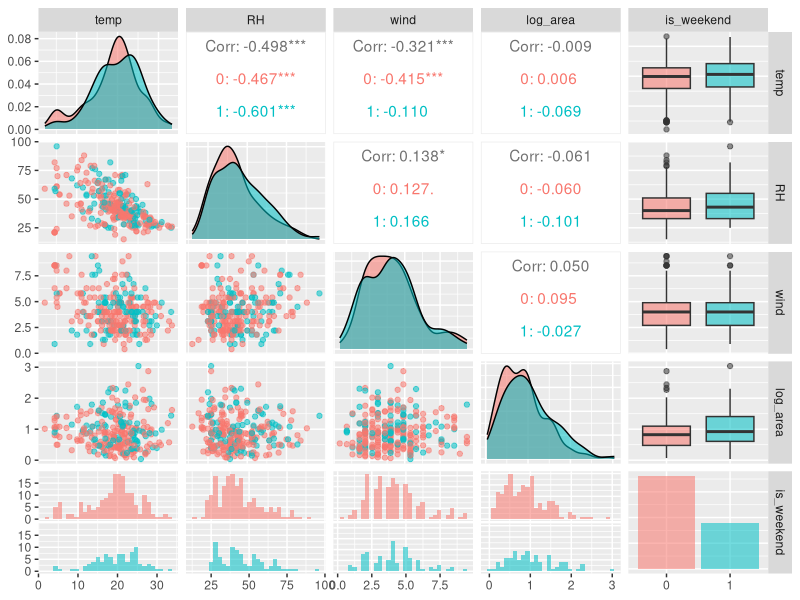
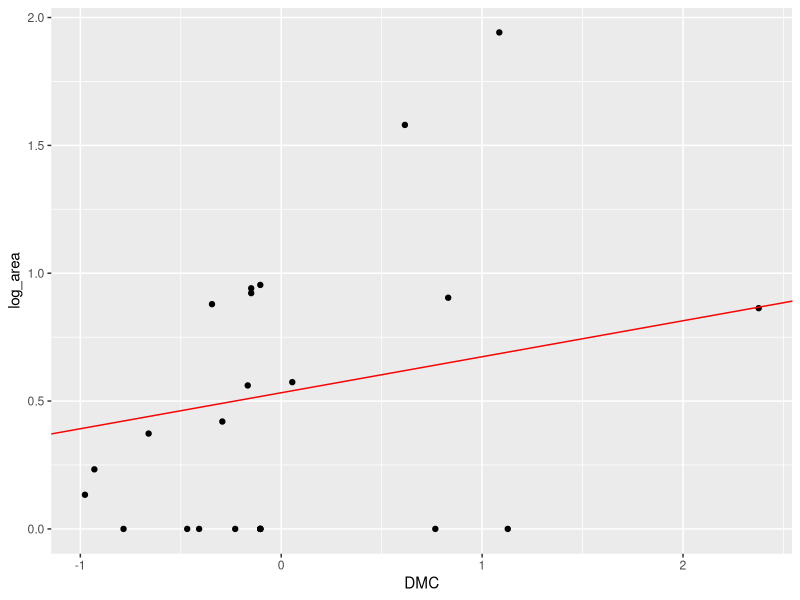
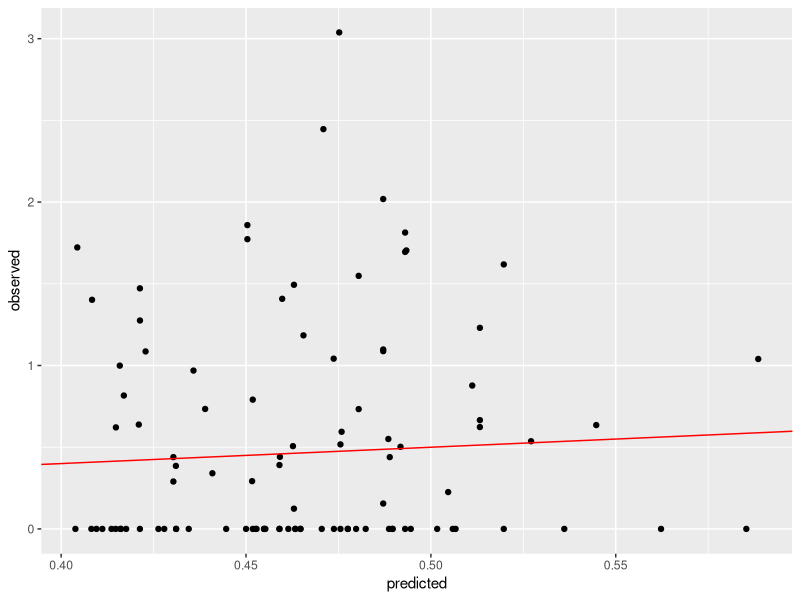

Here is the R script that generated these plots, in order: (Note: this script raises an error after producing the figures.)
#Maching Learning Analysis 1: Feature Engineering

#load libraries

library(ggplot2)
library(dplyr)
library(GGally)
library(caret)

#load and name tabbles
setwd("~/Documents/UW Data Analytics")
ff = read.delim('forestfires.tsv', header = TRUE, sep = '\t')

head(ff)

#Look at what kind of data types the columns are.
is(ff$X)

ff$X = factor(ff$X)
ff$Y = factor(ff$Y)
is(ff$X)
is(ff$Y)


#is weekend factor & convert it to a factor variable
ff$is_weekend = ifelse(ff$day %in% c('sat', 'sun'), 1, 0)
head(ff)
ff$is_weekend = factor(ff$is_weekend)
is(ff$is_weekend)

#Add log_area column to table.

ff$log_area = log10(ff$area + 1)
head(ff)

plot_ff = select(ff,temp, RH, wind, log_area, is_weekend) %>% filter(log_area > 0)
head(select(ff,temp, RH, wind, log_area, is_weekend) %>% filter(log_area > 0))

ggpairs(plot_ff, mapping = aes(color = is_weekend, alpha  = 0.50))


#Machine Learning Analysis 2: Binarizing Categories

#create binary features
month = model.matrix(~ month - 1, data = ff)
day = model.matrix(~ day - 1, data = ff)
x = model.matrix(~ X - 1, data = ff)
y = model.matrix(~ Y -1, data = ff)

head(month)
head(day)

ff = cbind(ff, month, day, x, y)

help(model.matrix)
help(cbind)

#Machine Learning Analysis 3: Splitting into Test and Train

in_train = createDataPartition(y = ff$log_area, p = 0.80, list = FALSE)

ff_train = ff[in_train, ]
ff_test = ff[-in_train, ]

summary(ff_test)

#Machine Learning Analysis 4: Preprocessing 1:Centering and Scaling

#Pre-Process
# centering and scaling

preprocessing_steps = preProcess(select(ff, FFMC, DMC, DC, ISI, temp, RH, wind, rain),
                                 method = c('center', 'scale'))

help(preProcess)

ff_train_proc = predict(preprocessing_steps, newdata = ff_train)
ff_test_proc = predict(preprocessing_steps, newdata = ff_test)

head(ff_train_proc)
head(ff_test_proc)

#Machine Learning Analysis 5: Preprocessing 2: Removing Near Zero Variance Features

#near zero variance

nearZeroVar(ff_train_proc, saveMetrics = TRUE)

preprocessing_steps = preProcess(ff, method = c('center', 'scale', 'nzv'))
preprocessing_steps

nrow(ff)

#Tutorial: Regression with the LM function (continuation of the tutorial data) from the previous module)

#Regression, y ~ x + x2 + x3

july_ff = filter(ff_train_proc, monthjul == 1)

model = lm(log_area ~ DMC, data = july_ff)

#observe attributes of the model
attributes(model)

#get model output
summary(model)

ggplot(july_ff, aes(x = DMC, y = log_area)) + geom_point() + 
  geom_abline(intercept = 0.5327, slope = 0.1408, col = 'red')

multi_model = lm(log_area ~ DMC + wind, data = ff_train_proc)
summary(multi_model)

#Tutorial: Regression with the Train Function
#method = 'lm' is specifying the train function to use linear regression

model_fit = train(log_area ~ DMC + is_weekend,
                  data = ff_train_proc,
                  method = 'lm',
                  metric = 'RMSE')

model_fit

#Use test set to generate the predictions
pred = predict(model_fit, newdata = ff_test_proc)

head(pred)
  
#view RMSE
postResample(pred = pred, obs = ff_test_proc$log_area)

#Create new dataframe for errors
errors = data.frame(predicted = pred, observed = ff_test_proc$log_area,
                    error = pred - ff_test_proc$log_area)

head(errors)

#plot with the assumption that it rises as fast as it goes forward (slope  = 1)
ggplot(data = errors, aes(x = predicted, y = observed)) +
  geom_point() + 
  geom_abline(intercept = 0, slope = 1, color = 'red')

#Tutorial 3 - The full model (a regression model is every available predictor in it)

#full model
full_model = train(log_area ~., data = ff_train_proc, method = 'lm')


pred = predict(full_model, newdata = ff_test_proc$log_area)

#view the RMSE
postResample(pred = full_model, obs = ff_test_proc$log_area)

errors = data.frame(predicted = pred,
                    observed = ff_test_proc$log_area,
                    error = pred - ff_test_proc$log_area)

ggplot(data = errors, aes(x = predicted, y = observed)) + 
  geom_point() + 
  geom_abline(intercept = 0, slope = 1, color = 'red')

help(train)
help(postResample)
help("resamples")

#Tutorial: Forward selection

forward_model = train(log_area ~., data = ff_train_proc, method = 'leapForward', 
                      tuneGrid = expand.grid(nvmax = 1:20),
                      trControl = trainControl(method = 'cv', number = 10))

attributes(forward_model)
forward_model$bestTune

#diagnostic plots
plot(forward_model)

#above plot shows the number of predictors where the errors were the lowest.

plot(varImp(forward_model))
#above plot (variable importance plot) show the most important variables for predicting burn area.

#Tutorial: Ridge Regression
#ridge regression is a model tuning method that is meant to analyze data that suffers from
#multicollinearity.

ridge_model = train(log_area ~., data = ff_train_proc, method = 'ridge',
                    tuneLength = 10,
                    trControl = trainControl(method = 'cv', number = 10))

plot(ridge_model)

#Tutorial: Model Comparison and Selection of a Final Model

results = resamples(list(full_model = full_model,
                         forward_model = forward_model,
                         ridge_model = ridge_model))

dotplot(results)
#dotplot can be used to generate confidence intervals for the data models


